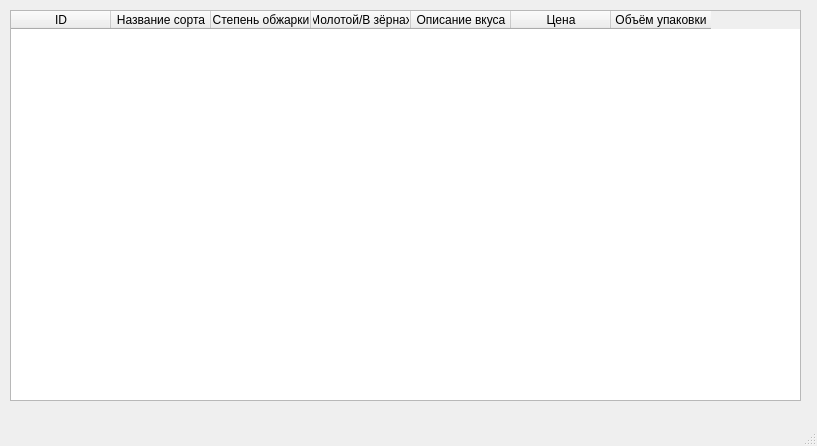
<?xml version="1.0" encoding="UTF-8"?>
<ui version="4.0">
 <class>MainWindow</class>
 <widget class="QMainWindow" name="MainWindow">
  <property name="geometry">
   <rect>
    <x>0</x>
    <y>0</y>
    <width>817</width>
    <height>446</height>
   </rect>
  </property>
  <property name="windowTitle">
   <string>Кофе</string>
  </property>
  <widget class="QWidget" name="centralwidget">
   <widget class="QTableWidget" name="tableWidget">
    <property name="geometry">
     <rect>
      <x>10</x>
      <y>10</y>
      <width>791</width>
      <height>391</height>
     </rect>
    </property>
    <property name="rowCount">
     <number>0</number>
    </property>
    <property name="columnCount">
     <number>7</number>
    </property>
    <attribute name="horizontalHeaderCascadingSectionResizes">
     <bool>false</bool>
    </attribute>
    <column>
     <property name="text">
      <string>ID</string>
     </property>
    </column>
    <column>
     <property name="text">
      <string>Название сорта</string>
     </property>
    </column>
    <column>
     <property name="text">
      <string>Степень обжарки</string>
     </property>
    </column>
    <column>
     <property name="text">
      <string>Молотой/В зёрнах</string>
     </property>
    </column>
    <column>
     <property name="text">
      <string>Описание вкуса</string>
     </property>
    </column>
    <column>
     <property name="text">
      <string>Цена</string>
     </property>
    </column>
    <column>
     <property name="text">
      <string>Объём упаковки</string>
     </property>
    </column>
   </widget>
  </widget>
  <widget class="QMenuBar" name="menubar">
   <property name="geometry">
    <rect>
     <x>0</x>
     <y>0</y>
     <width>817</width>
     <height>21</height>
    </rect>
   </property>
  </widget>
  <widget class="QStatusBar" name="statusbar"/>
 </widget>
 <resources/>
 <connections/>
</ui>
